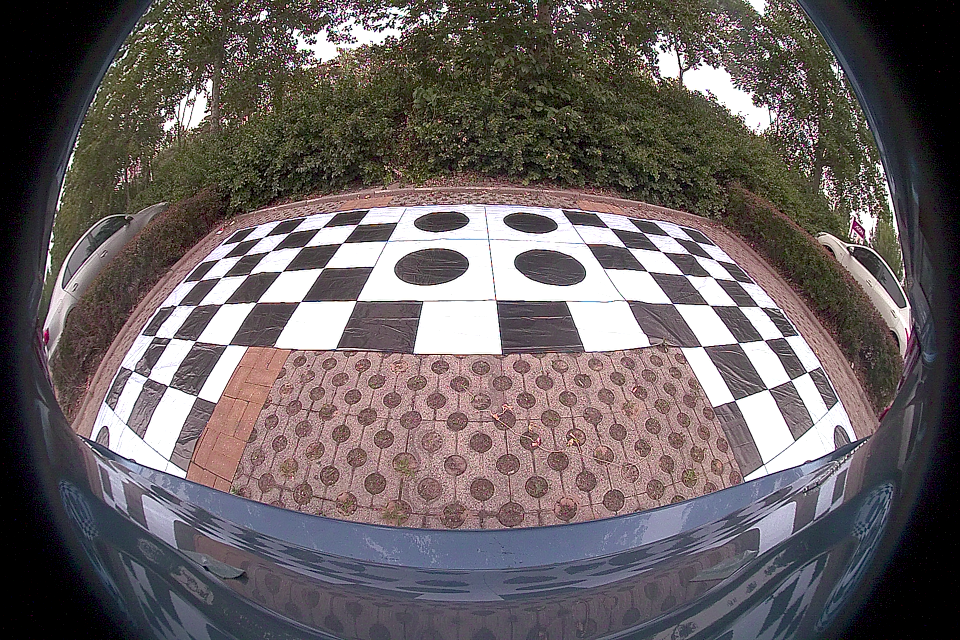
#> input picture images/back.png, 960 x 640 px
$ python -i utils.py   (imports and definitions only)   (older library calls are emulated)
#> lines starting #> are read from the running program, lines starting #| are printed output that depends on the picture; after the words box and inside, x2 and y2 are one past the last pixel; in counts of white or black regions, pixels touching at a corner belong together
#> further down, picture is the input picture: shape (640, 960, 3); mean B, G, R 97.9, 97.2, 105.3
import cv2
import numpy as np


# [45 lines left out: functions gstreamer_pipeline, convert_binary_to_bool, adjust_luminance, get_mean_statistisc, not called in this run]


def mean_luminance_ratio(grayA, grayB, mask):
    return get_mean_statistisc(grayA, mask) / get_mean_statistisc(grayB, mask)


def get_mask(img):
    """
    Convert an image to a mask array.
    """
    gray = cv2.cvtColor(img, cv2.COLOR_BGR2GRAY)
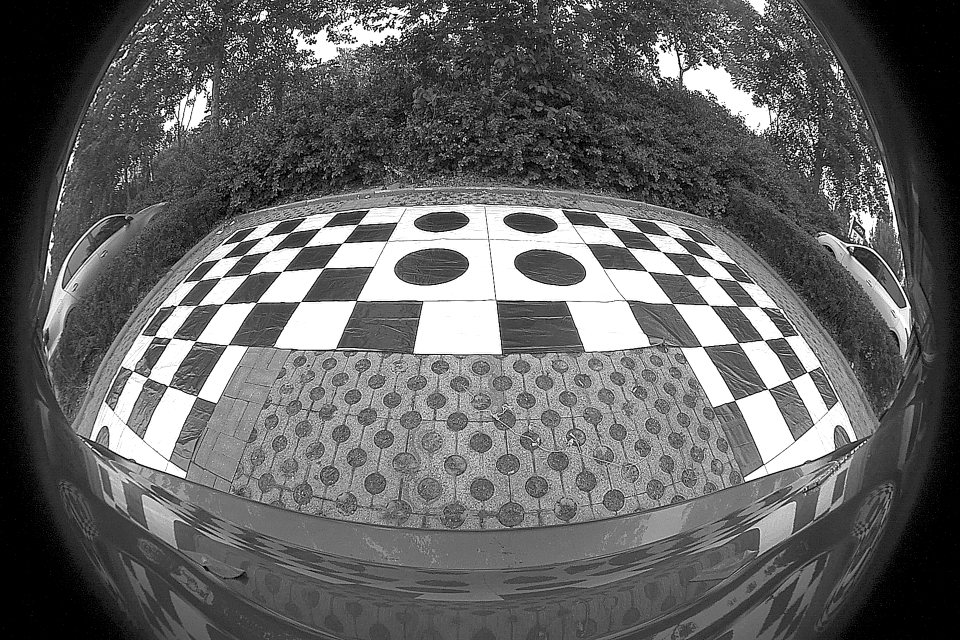
#> gray: shape (640, 960); min 0, max 255, mean 99.7
    ret, mask = cv2.threshold(gray, 0, 255, cv2.THRESH_BINARY)
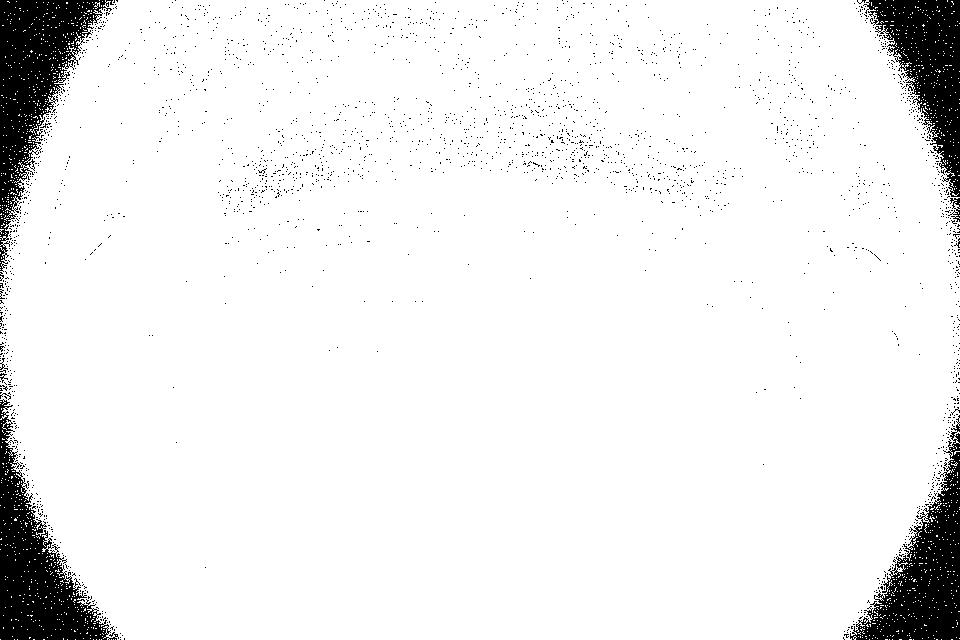
#> mask: shape (640, 960); 93% white; 2472 black regions (2464 under 20 px), largest, box (x1, y1, x2, y2) and area: (0, 0, 114, 272) 11080, (0, 399, 119, 640) 10253, (850, 415, 960, 640) 9439
    return mask


# [9 lines left out: function get_overlap_region_mask, not called in this run]


def get_outmost_polygon_boundary(img):
    """
    Given a mask image with the mask describes the overlapping region of
    two images, get the outmost contour of this region.
    """
    mask = get_mask(img)
    mask = cv2.dilate(mask, np.ones((2, 2), np.uint8), iterations=2)
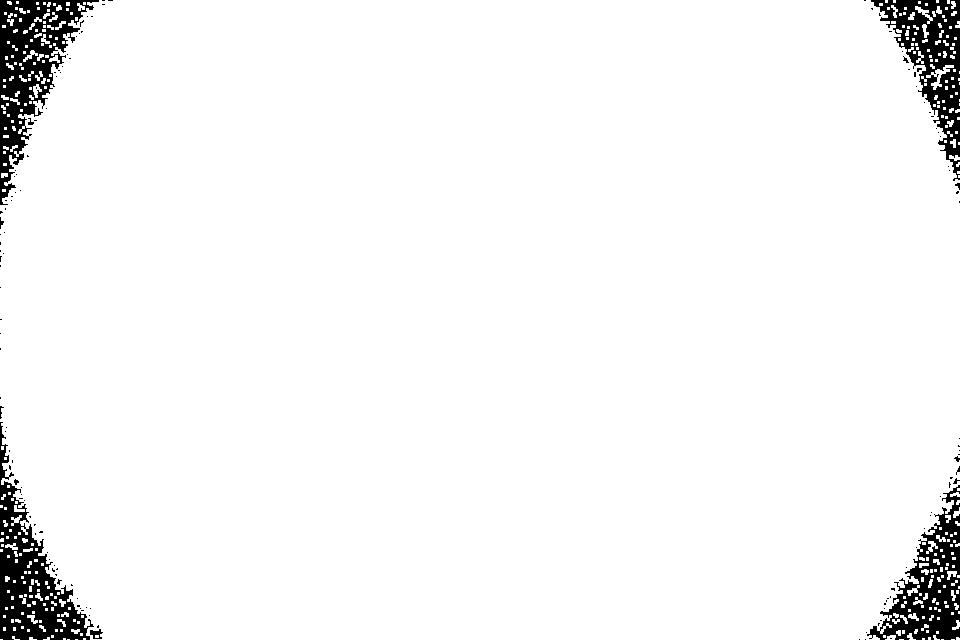
#> mask: shape (640, 960); 96% white; 128 black regions (120 under 20 px)
    cnts, hierarchy = cv2.findContours(
        mask,
        cv2.RETR_EXTERNAL,
        cv2.CHAIN_APPROX_SIMPLE)[-2:]
#> cnts = 377 contours, 337 with area under 20; largest, box (x1, y1, x2, y2) and area: (0, 0, 960, 640) 581853, (926, 65, 954, 90) 143, (915, 6, 933, 24) 64, (33, 84, 42, 98) 49, (926, 541, 938, 554) 44

    # get the contour with largest aera
    C = sorted(cnts, key=lambda x: cv2.contourArea(x), reverse=True)[0]
#> C = contour of 1441 points, box (x1, y1, x2, y2) (0, 0, 960, 640), area 581853

    # polygon approximation
    polygon = cv2.approxPolyDP(C, 0.009 * cv2.arcLength(C, True), True)
#> polygon = [[68, 23], [0, 205], [1, 484], [90, 639], [891, 627], [959, 484], [959, 180], [873, 2]]

    return polygon


#  G0, M0 = utils.get_weight_mask_matrix(FI(front), LI(left))
#  传入的参数为前面图像左边的部分，和左边图像的右边的部分
# [47 lines left out: functions get_weight_mask_matrix, make_white_balance, not called in this run]

>>> import cv2
>>> picture = cv2.imread('../images/back.png')
>>> result = get_outmost_polygon_boundary(picture)
#> result has the same summary as polygon in get_outmost_polygon_boundary

$ run again, on images/front.png
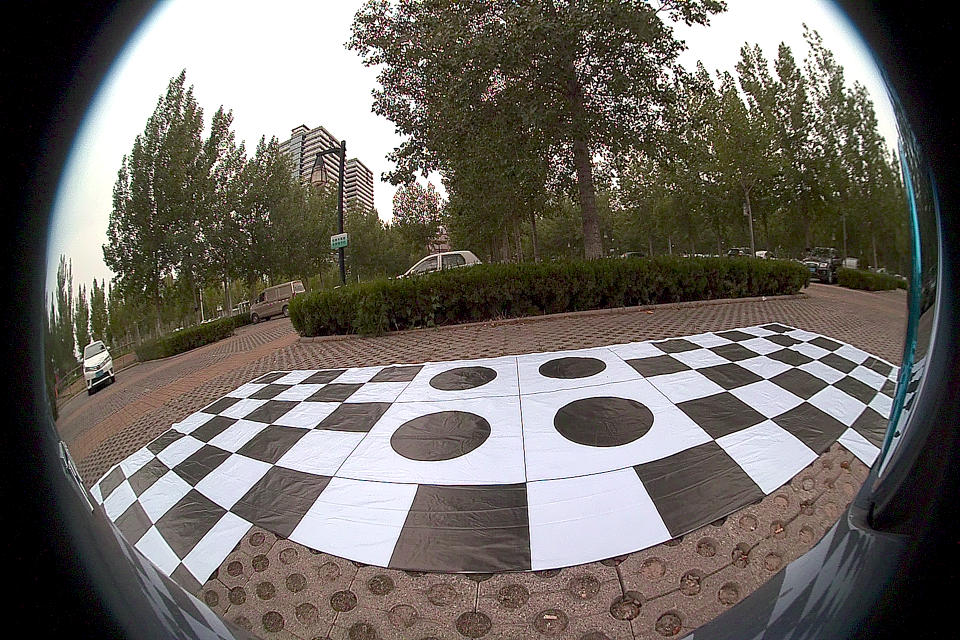
#> input picture images/front.png, 960 x 640 px
#> picture is the input picture: shape (640, 960, 3); mean B, G, R 99.1, 105, 110.1
#> in get_mask, `ret, mask = cv2.threshold(gray, 0, 255, cv2.THRESH_BINARY)`:
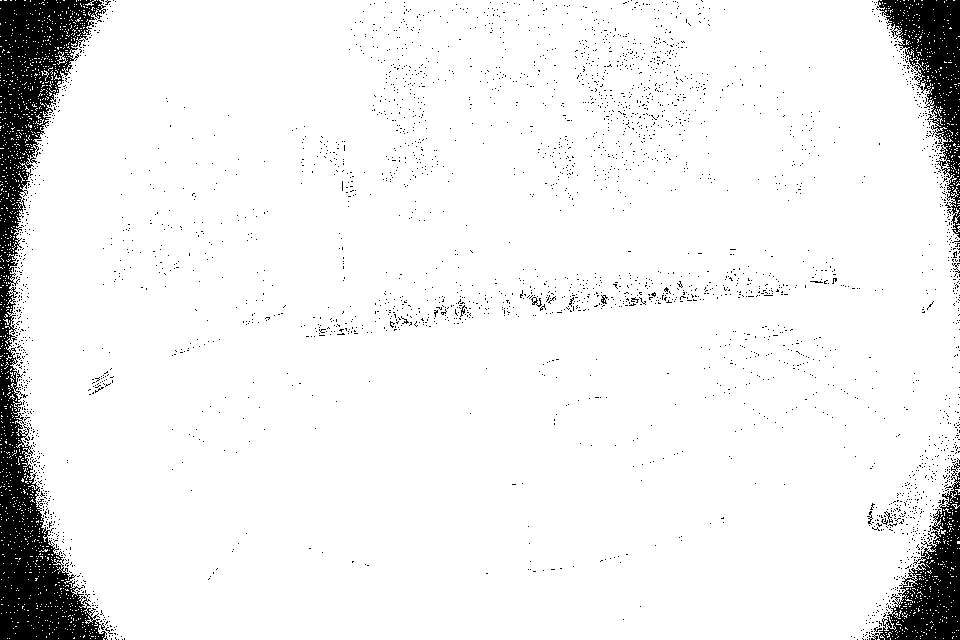
#> mask: shape (640, 960); 93.1% white; 3153 black regions (3142 under 20 px), largest, box (x1, y1, x2, y2) and area: (0, 0, 108, 640) 24233, (876, 0, 960, 238) 6921, (871, 463, 960, 640) 6055
#> in get_outmost_polygon_boundary, `mask = cv2.dilate(mask, np.ones((2, 2), np.uint8), iterations=2)`:
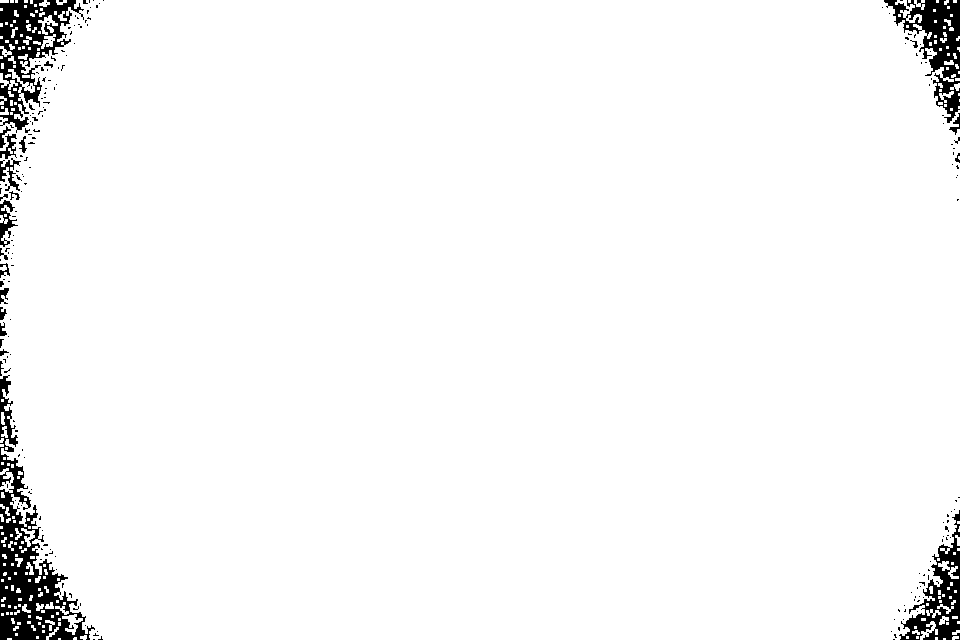
#> mask: shape (640, 960); 96.9% white; 211 black regions (189 under 20 px)
#> cnts = 243 contours, 203 with area under 20; largest, box (x1, y1, x2, y2) and area: (0, 0, 960, 640) 588416, (895, 0, 922, 23) 139, (0, 468, 14, 493) 138, (62, 614, 83, 635) 136, (938, 561, 959, 579) 102
#> C = contour of 2037 points, box (x1, y1, x2, y2) (0, 0, 960, 640), area 588416
#> polygon = [[8, 69], [1, 454], [90, 639], [934, 600], [959, 110], [883, 0], [76, 0]]
#> result has the same summary as polygon in get_outmost_polygon_boundary

$ run again, on images/left.png
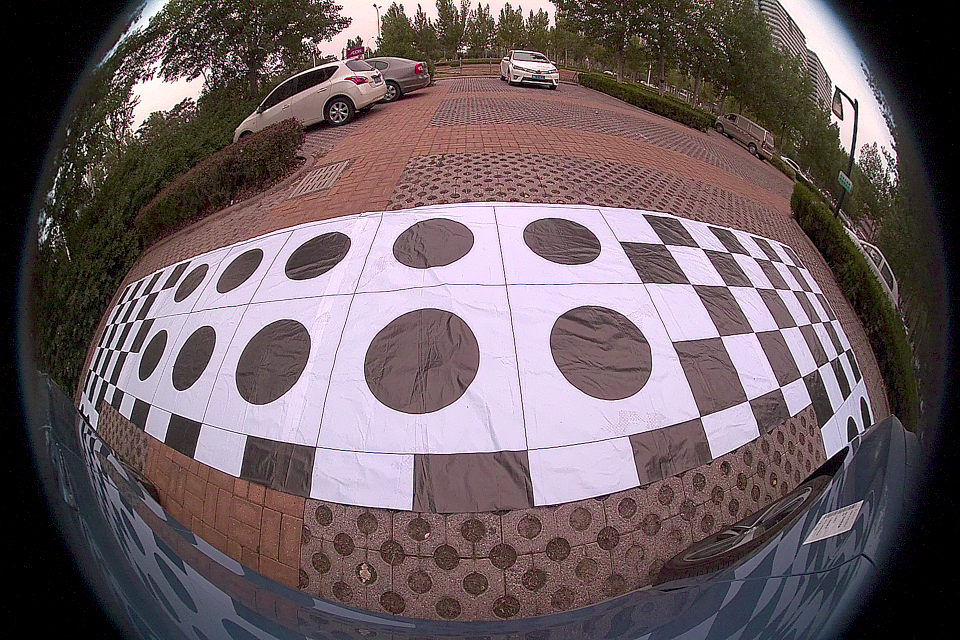
#> input picture images/left.png, 960 x 640 px
#> picture is the input picture: shape (640, 960, 3); mean B, G, R 98.1, 93.7, 108.4
#> in get_mask, `ret, mask = cv2.threshold(gray, 0, 255, cv2.THRESH_BINARY)`:
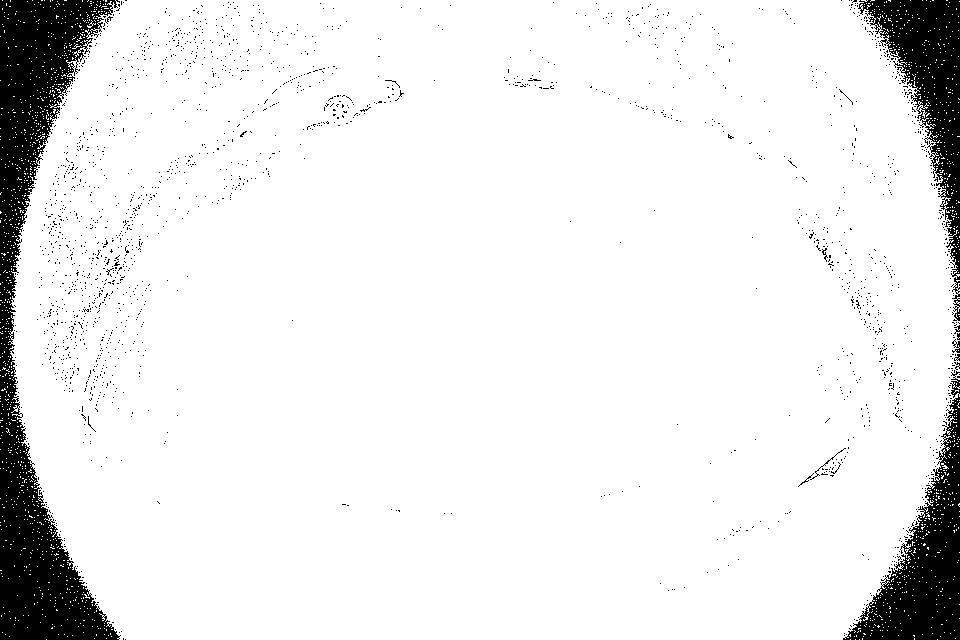
#> mask: shape (640, 960); 91.3% white; 2073 black regions (2062 under 20 px), largest, box (x1, y1, x2, y2) and area: (0, 0, 121, 640) 28330, (843, 371, 960, 640) 11009, (858, 0, 960, 321) 10238
#> in get_outmost_polygon_boundary, `mask = cv2.dilate(mask, np.ones((2, 2), np.uint8), iterations=2)`:
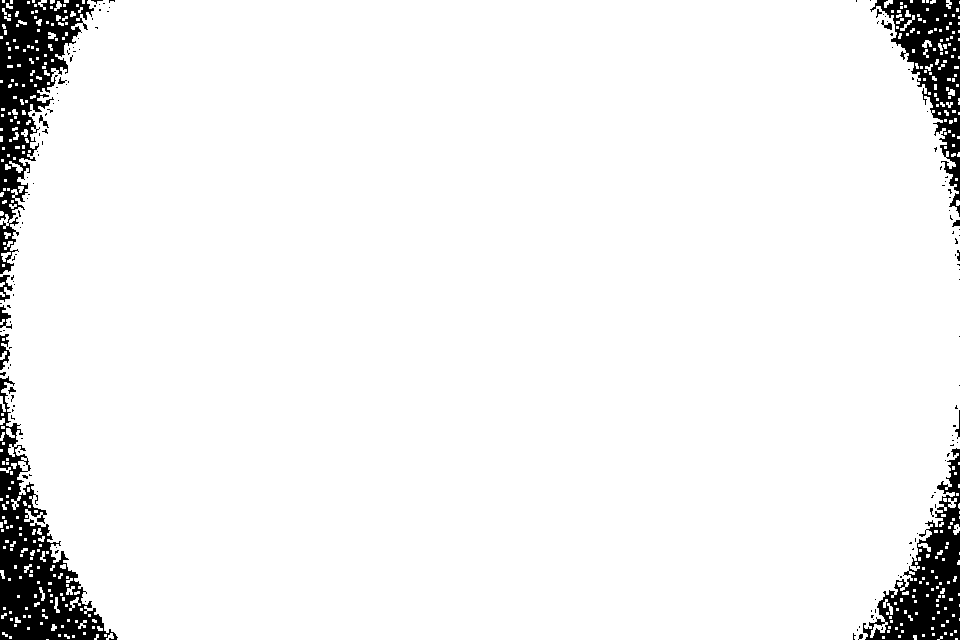
#> mask: shape (640, 960); 94.7% white; 144 black regions (129 under 20 px)
#> cnts = 423 contours, 394 with area under 20; largest, box (x1, y1, x2, y2) and area: (0, 0, 960, 640) 573864, (9, 161, 23, 173) 45, (948, 498, 957, 508) 40, (11, 496, 21, 510) 40, (918, 543, 931, 552) 38
#> C = contour of 2095 points, box (x1, y1, x2, y2) (0, 0, 960, 640), area 573864
#> polygon = [[87, 1], [0, 377], [106, 632], [884, 632], [959, 217], [876, 0]]
#> result has the same summary as polygon in get_outmost_polygon_boundary
